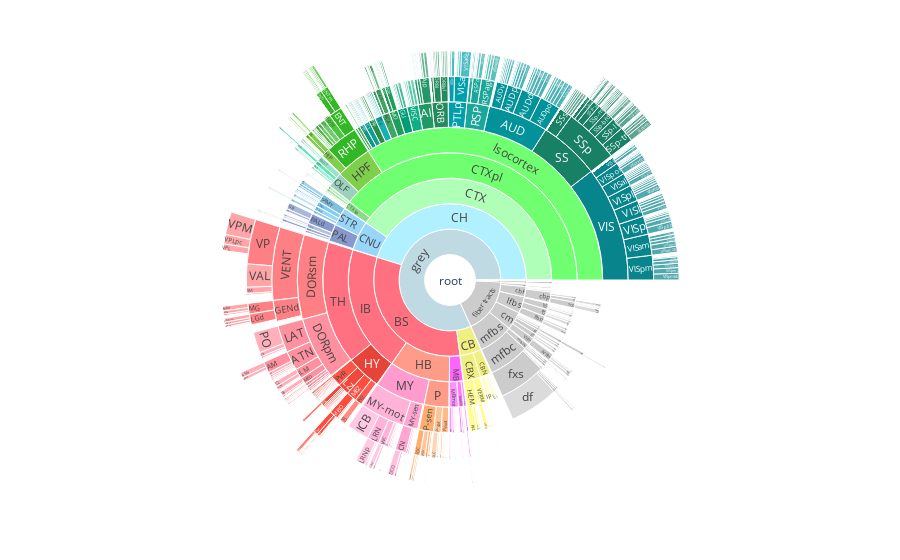

Notebook cell for this chart:
### Code cell
import json
import plotly.graph_objects as go
import pandas as pd
import numpy as np

# Load the JSON file
with open('structures.json', 'r') as f:
    data = json.load(f)

# Read the CSV file
df = pd.read_csv('percent_change.csv')

# Prepare data for the tree
labels = [item['acronym'] for item in data]
parents = ['' if len(item['structure_id_path']) == 1 else next((i['acronym'] for i in data if i['id'] == item['structure_id_path'][-2])) for item in data]

# Match acronyms with change values from the CSV, and apply the absolute function
changes = [abs(df.loc[df['acronym'] == acronym, 'change'].iloc[0]) if acronym in df['acronym'].values else np.nan for acronym in labels]

# Replace NaN values with a default value
default_value = 0.0
changes = [default_value if pd.isnull(change) else change for change in changes]

colors = ['rgb{}'.format(tuple(item['rgb_triplet'])) for item in data]

# Create a Plotly figure
fig = go.Figure(go.Sunburst(
    labels=labels,
    parents=parents,
    values=changes,
    marker=dict(colors=colors),
    hovertemplate='<b>%{label}</b><br>Percent Change: %{value}<extra></extra>',  # Customize hover text
))

fig.update_layout(margin=dict(t=0, l=0, r=0, b=0))

fig.show()

### Figure 1 — Plotly figure (JSON) as saved in the notebook; plotly's stock layout.template omitted (floating-point values rounded to 4 significant figures; data arrays with more than 128 entries replaced by an {"elided": "..."} marker saying what was removed)
{"data": [{"hovertemplate": "<b>%{label}</b><br>Percent Change: %{value}<extra></extra>", "labels": {"elided": "1327 str values"}, "marker": {"colors": {"elided": "1327 str values"}}, "parents": {"elided": "1327 str values"}, "values": {"elided": "1327 float values"}, "type": "sunburst"}], "layout": {"margin": {"t": 0, "l": 0, "r": 0, "b": 0}}}
